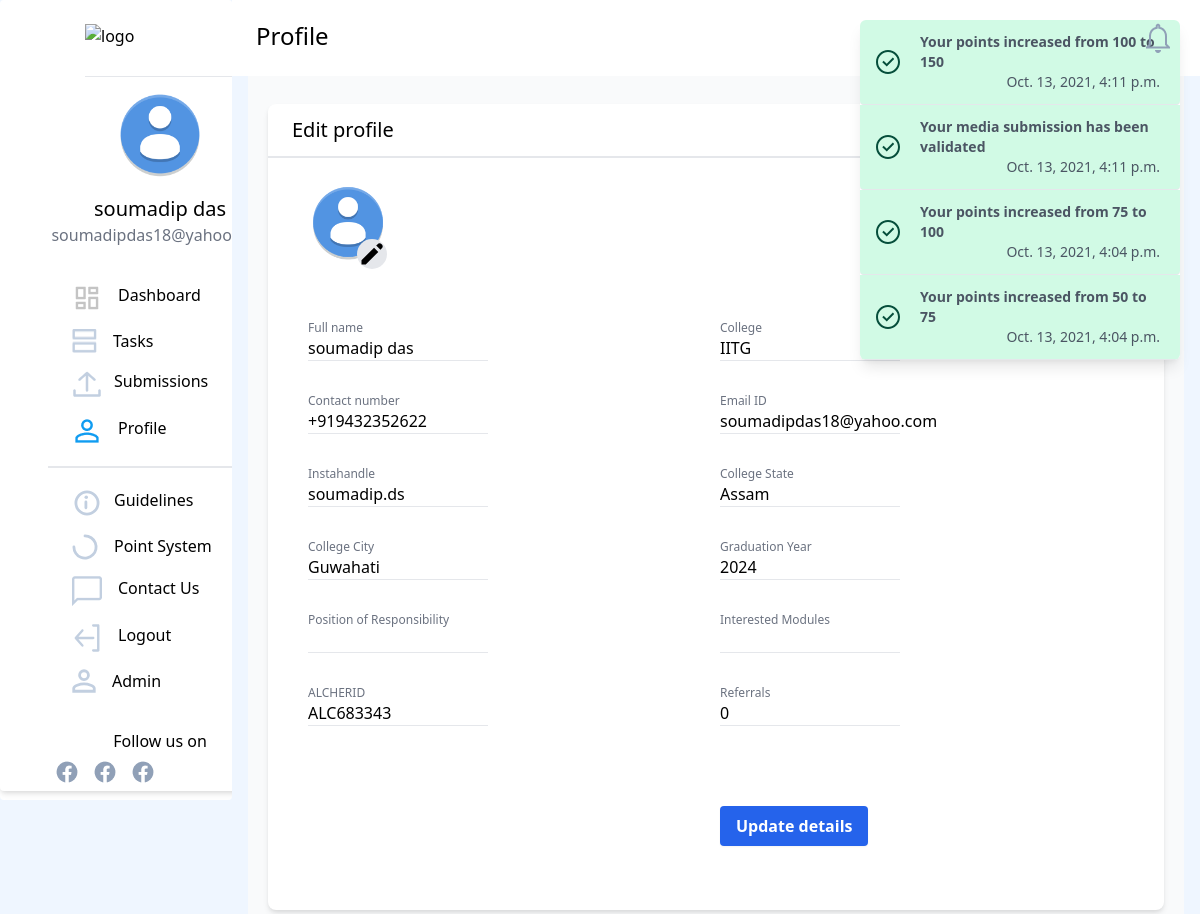
/users/profile/ (signed in), run on an earlier commit of the app's database.
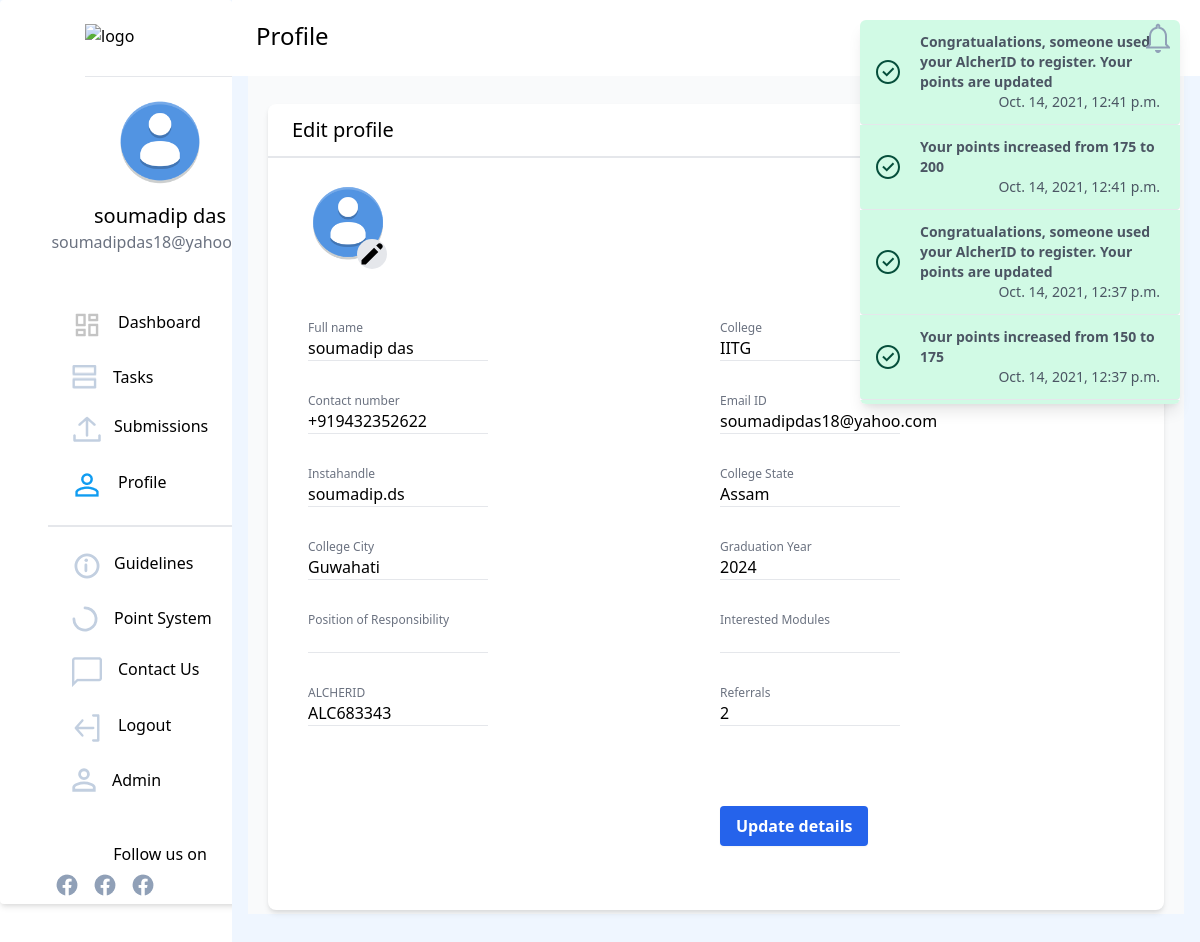
And on a later commit of the database.
### dashboard/models.py (models this page shows, shortened)
class Notifications(models.Model):
    TYPECHOICES = [
        ('Success', 'Success'),
        ('Warning', 'Warning'),
        ('Info', 'Info'),
    ]
    id = models.SlugField(primary_key=True, default=uuid.uuid4)
    message = models.CharField(max_length=200)
    user = models.ForeignKey(
        'users.NewUser', default=None, null=True,blank=True, on_delete=models.CASCADE)
    created_on = models.DateTimeField(default=timezone.now)
    type = models.CharField(max_length=200,choices=TYPECHOICES)
    isread=models.BooleanField(default=False)

### users/models.py (models this page shows, shortened)
class NewUser(AbstractBaseUser, PermissionsMixin):
    id = models.SlugField(primary_key=True, default=uuid.uuid4)
    alcherid = models.CharField(
        max_length=9, blank=True, unique=True, default=create_new_ref_number)
    img = models.ImageField(
        upload_to="image-uploads/", default='image-uploads/user.png')
    email = models.EmailField(_('email address'), unique=True)
    username = models.CharField(max_length=150, unique=False, default="user")
    firstname = models.CharField(max_length=150, blank=True)
    phone = PhoneNumberField(unique=False, blank=True)
    graduation_year = models.CharField(max_length=200, unique=False)
    college_state = models.CharField(max_length=200, unique=False)
    college_city = models.CharField(max_length=200, unique=False)
    college_name = models.CharField(max_length=200, unique=False)
    position_of_responsibility = models.CharField(
        max_length=200, unique=False, blank=True)
    interested_modules = models.CharField(
        max_length=200, unique=False, blank=True)
    referred_by = models.CharField(
        max_length=9, blank=True)
    referrals = models.IntegerField(default=0)
    date_joined = models.DateTimeField(default=timezone.now)
    provider = models.CharField(max_length=200, unique=False, default="email")
    about = models.TextField(_('about'), max_length=500, blank=True)
    is_staff = models.BooleanField(default=False)
    is_active = models.BooleanField(default=False)
    objects = CustomAccountManager()
    points = models.IntegerField(default=50)
    tasks = models.IntegerField(default=0)
    instahandle = models.CharField(
        max_length=200, blank=True, null=True, unique=True, )
    USERNAME_FIELD = 'email'
    REQUIRED_FIELDS = ['firstname']

### users/views.py (the view)
# urls.py: path('profile/', user_views.profile, name='profile'),
@login_required
def profile(request):
    isread = True
    notification_list = Notifications.objects.filter(
        Q(user=request.user) | Q(user=None)).order_by('-created_on')
    if request.method == 'POST':
        u_form = UserUpdateForm(
            request.POST, request.FILES, instance=request.user)
        if u_form.is_valid():
            u_form.save()
            messages.success(request, f'Your Profile has been updated!')
            return redirect('profile')
        print(u_form.errors)
    else:
        u_form = UserUpdateForm(instance=request.user)
        isread = True
        notification_list = Notifications.objects.filter(
            Q(user=request.user) | Q(user=None)).order_by('-created_on')
        for notif in notification_list:
            if not notif.isread:
                isread = False
                break
    return render(request, 'users/profile.html', {'heading': 'Profile', 'u_form': u_form, 'notification_list': notification_list, 'isread': isread})

### users/forms.py
class UserUpdateForm(forms.ModelForm):
    firstname = forms.CharField(label="Full Name")
    phone = PhoneNumberField(widget=forms.TextInput(
    ), label="Phone number (e.g. +12125552368)", required=False)
    img = forms.ImageField()
    class Meta:
        model = User
        fields = ['firstname', 'phone', 'graduation_year', 'college_state',
                  'college_city', 'college_name',  'position_of_responsibility', 'interested_modules', 'img','instahandle']

### templates/users/profile.html (shortened to what this page needs)
{% extends '../basic.html'%}
{% block body %}
<body>
	<div class="bg-blue-50 flex">
		{% include "../navbar.html" %}
		<div class="flex">
			<div class="flex-grow">
				{% include "users/profile_update.html" %}
			</div>
		</div>
	</div>
	</div>
</body>
{%endblock%}

### templates/navbar.html (shortened to what the changed rows need)
{% load static %}
<nav class="hidden sm:block bg-white h-screen w-80 border-gray-400 rounded" style="overflow:hidden">
    <div class="flex flex-col justify-center bg-white w-80 border-gray-400 rounded shadow-md px-12">
        <div class="flex flex-col justify-center" style="margin:1.5vh 0">
            <img src="{{request.user.img.url}}" width="90px" alt="profile pic" border="0"
                class="mx-auto rounded-full" />
            <div class="pt-4 font-medium text-xl text-center">{{request.user.firstname}}</div>
            <div class="text-gray-500 text-base font-normal text-center">{{request.user.email}}</div>
        </div>
    </div>
</nav>
<div class="mx-4 flex-grow" x-data="{ dropdownOpen: false }">
    <nav class=" px-6 py-5 flex justify-between bg-white sm:bg-none -mx-4 mx-0">
        {%include 'navbarnotifications.html'%}
    </nav>

### templates/navbarnotifications.html (shortened to what this page needs)
{% load static %}
<button @click="dropdownOpen = !dropdownOpen" id="notif_unread" style="z-index:100;">
    {% if isread %}
    <img src="{% static 'icons/notifications-read.png' %}" id="notif_unread_img"/>
    {% else %}
    <img src="{% static 'icons/notifications-unread.png' %}" id="notif_unread_img"/>
    {% endif %}
</button>
<div x-show="dropdownOpen" @click="dropdownOpen = false" class="fixed inset-0 h-full w-full z-10"></div>
<div x-show="dropdownOpen" class="absolute right-0 bg-white rounded-md shadow-lg overflow-y-scroll max-h-96 z-20 lg:mx-5"
    style="width:20rem;" id="dropdown" style="display:none;">
    {% for notification in notification_list %}
    {% if notification.type == 'Info' %}
    <div>
        <a class="flex items-center px-4 py-3 border-b hover:bg-blue-300 bg-blue-100 rounded-b text-blue-900">
            <div class="py-1"><svg class="fill-current h-6 w-6 text-teal-500 mr-4" xmlns="http://www.w3.org/2000/svg"
                    viewBox="0 0 20 20">
                    <path
                        d="M2.93 17.07A10 10 0 1 1 17.07 2.93 10 10 0 0 1 2.93 17.07zm12.73-1.41A8 8 0 1 0 4.34 4.34a8 8 0 0 0 11.32 11.32zM9 11V9h2v6H9v-4zm0-6h2v2H9V5z" />
                </svg>
            </div>
            <p class="text-gray-600 text-sm mx-1 flex-grow">
                <span class="font-bold" href="#">{{notification.message}}</span>
                <br /><span class="font-thin float-right" href="#">{{notification.created_on}}</span>
            </p>
        </a>
    </div>
    {% elif notification.type == 'Success' %}
    <div>
        <a class="flex items-center px-4 py-3 border-b hover:bg-green-300 bg-green-100 rounded-b text-green-900">
            <div class="py-1">
            </div>
            <div class="text-gray-600 text-sm mx-1 flex-grow">
                <span class="font-bold" href="#">{{notification.message}}</span>
                <br /><span class="font-thin float-right" href="#">{{notification.created_on}}</span>
            </div>
        </a>
    </div>
    {% endif %}
    {% endfor %}
</div>

### templates/users/profile_update.html (shortened to what the changed rows need)
<div class="bg-white flex bg-gray-50 flex-grow">
    <div class="mx-4 flex-grow">
        <br>
        <div class="flex m-1">
            <div class=" bg-white max-w-4xl rounded-lg w-screen shadow-md">
                <div >
                    <br>
                    <div class="mx-10">
                        <div class="container">
                            <img src="{{request.user.img.url}}" width="80px" id="dp-set"class="justify-self-start"
                                alt="profile pic" border="0" class="mx-auto" style="border-radius:9999px;" />
                            <button class="mx-6 bg-gray-200 rounded-full border-black" onclick="dpupload()" style = "transform:translate(30px,-18px) scale(1.5,1.5)">
                                <svg xmlns="http://www.w3.org/2000/svg" class="h-5 w-5" viewBox="0 0 20 20"
                                    fill="currentColor">
                                    <path
                                        d="M13.586 3.586a2 2 0 112.828 2.828l-.793.793-2.828-2.828.793-.793zM11.379 5.793L3 14.172V17h2.828l8.38-8.379-2.83-2.828z" />
                                </svg>
                            </button>
                        </div>
                        <form method="POST" enctype="multipart/form-data" class="grid grid-cols-2 gap-2 place-content-end md:place-content-center">{% csrf_token %}
                        <br>
                            <div>
                                <div class="font-medium text-xs text-gray-500 text-left">Full name</div>
                                {{ u_form.firstname }}
                                <hr style = "width: 180px">
                            </div>
                            <div>
                                <div class="font-medium text-xs text-gray-500 text-left ">College</div>
                                {{ u_form.college_name }}
                                <hr style = "width: 180px">
                            </div>
                            <div>
                                <div class="pt-6 font-medium text-xs text-gray-500 text-left">Contact number</div>
                                {{ u_form.phone }}
                                <hr style = "width: 180px">
                            </div>
                            <div>
                                <div class="pt-6 font-medium text-xs text-gray-500 text-left">Email ID</div>
                                {{ request.user.email }}
                                <hr style = "width: 180px">
                            </div>
                            <div>
                                <div class="pt-6 font-medium text-xs text-gray-500 text-left">Instahandle</div>
                                {{  u_form.instahandle }}
                                <hr style = "width: 180px">
                            </div>
                            <div>
                                <div class="pt-6 font-medium text-xs text-gray-500 text-left">College State</div>
                                {{ u_form.college_state }}
                                <hr style = "width: 180px">
                            </div>
                            <div>
                                <div class="pt-6 font-medium text-xs text-gray-500 text-left">College City</div>
                                {{ u_form.college_city }}
                                <hr style = "width: 180px">
                            </div>
                            <div>
                                <div class="pt-6 font-medium text-xs text-gray-500 text-left">Graduation Year
                                </div>
                                {{ u_form.graduation_year }}
                                <hr style = "width: 180px">
                            </div>
                            <div>
                                <div class="pt-6 font-medium text-xs text-gray-500 text-left">Position of Responsibility
                                </div>
                                {{ u_form.position_of_responsibility }}
                                <hr style = "width: 180px">
                            </div>
                            <div>
                                <div class="pt-6 font-medium text-xs text-gray-500 text-left">Interested Modules
                                </div>
                                {{ u_form.interested_modules }}
                                <hr style = "width: 180px">
                            </div>
                            <div>
                                <div class="pt-6 font-medium text-xs text-gray-500 text-left">ALCHERID
                                </div>
                                {{ request.user.alcherid }}
                                <hr style = "width: 180px">
                            </div>
                            <div>
                                <div class="pt-6 font-medium text-xs text-gray-500 text-left">Referrals
                                </div>
                                {{ request.user.referrals }}
                                <hr style = "width: 180px">
                            </div>
                            <br/>
                            <ul class="errorlist" style="color:red">
                            </ul>
                            <br/>
                            <div class="py-10 submit">
                                <input type="submit"
                                    class="bg-blue-600 hover:bg-blue-700 text-white inline-block py-2 px-4 rounded shadow-sm font-semibold text-base" value="Update details" />
                            </div>
                        </form>
                        <br>
                    </div>
                </div>
            </div>

What changed in the data, as far as the page shows it:
no longer on this page (row unchanged): Notifications: message "Your points increased from 100 to 150", created_on "Oct. 13, 2021, 4:11 p.m."
no longer on this page (row unchanged): Notifications: message "Your media submission has been validated", created_on "Oct. 13, 2021, 4:11 p.m."
no longer on this page (row unchanged): Notifications: message "Your points increased from 75 to 100", created_on "Oct. 13, 2021, 4:04 p.m."
no longer on this page (row unchanged): Notifications: message "Your points increased from 50 to 75", created_on "Oct. 13, 2021, 4:04 p.m."
changed NewUser "soumadip das": user.referrals "0" → "2"
added Notifications: message "Congratualations, someone used your AlcherID to register. Your points are updated", created_on "Oct. 14, 2021, 12:41 p.m."
added Notifications: message "Your points increased from 175 to 200", created_on "Oct. 14, 2021, 12:41 p.m."
added Notifications: message "Congratualations, someone used your AlcherID to register. Your points are updated", created_on "Oct. 14, 2021, 12:37 p.m."
added Notifications: message "Your points increased from 150 to 175", created_on "Oct. 14, 2021, 12:37 p.m."
